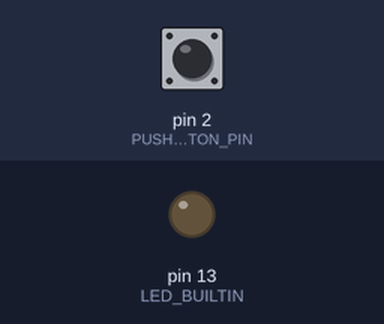
A sketch run on a simulated Arduino Uno, built with avr-gcc and run on an emulated ATmega328P. Shown: output pins drawn as LEDs (lit = HIGH). Inputs (shaded band) come from the test bench; at power-on: pin 2 (PUSH_BUTTON_PIN) LOW.

Above: at 1.2 s.
1.3 s: pin 2 (PUSH_BUTTON_PIN) pulled HIGH for 0.15 s
At 1.37 s:
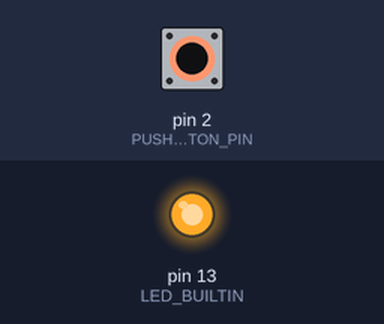
2.9 s: pin 2 (PUSH_BUTTON_PIN) pulled HIGH for 3.2 s
At 6.6 s:
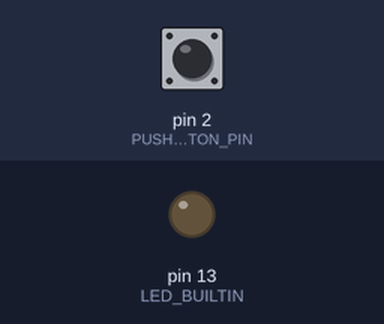
Timing chart, 0 to 8.1 s (numbered marks = the images above; inputs shaded):
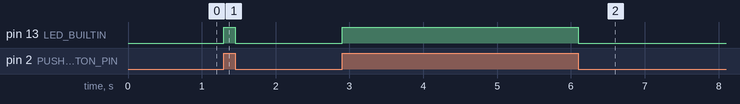

Measured:
- after the input at 1.3 s, pin 13 (LED_BUILTIN): LOW → HIGH at once, → LOW 0.15 s later
- after the input at 2.9 s, pin 13 (LED_BUILTIN): LOW → HIGH at once, → LOW 3.2 s later

The sketch:

PushButtonLED_V2_NoUselessCalls.ino
```cpp
/* ORIGINAL:
const int LED_PIN = LED_BUILTIN;
const int PUSH_BUTTON_PIN = 2;

void setup() {
	pinMode(LED_PIN, OUTPUT);
	pinMode(PUSH_BUTTON_PIN, INPUT);
	digitalWrite(LED_PIN, LOW);
}
void loop() {
	static int currentPushButtonState = 0;
	static int lastPushButtonState = 0;

	currentPushButtonState = digitalRead(PUSH_BUTTON_PIN);
	if (currentPushButtonState != lastPushButtonState) {
		digitalWrite(LED_PIN, currentPushButtonState);
		lastPushButtonState = currentPushButtonState;
	}
}
*/

const int LED_PIN = LED_BUILTIN;
const int PUSH_BUTTON_PIN = 2;

// Peripherie Interface
class Peripheral {
public:
  virtual void setup() = 0; // Setup-Methode (reine virtuelle Funktion)
};

// LED Klasse
class LED : public Peripheral {
private: int pin;

public: LED(int pin) : pin(pin) {}

  void setup() {
    pinMode(pin, OUTPUT);
  }

  void on() {
    digitalWrite(pin, HIGH);
  }

  void off() {
    digitalWrite(pin, LOW);
  }
};

// Button Klasse
class Button : public Peripheral {
private:
  int pin;

public:
  Button(int pin) : pin(pin) {}

  // Button muss setup() aus Peripheral implementieren
  void setup() {
    pinMode(pin, INPUT);
  }

  bool isPressed() {
    return digitalRead(pin) == HIGH;
  }
};

// Sketch Klasse
class OnOffNoUselessCalls {
private:
  LED ledOnBoard;
  Button button;

public: OnOffNoUselessCalls() : ledOnBoard(LED_PIN), button(PUSH_BUTTON_PIN) {}

    void setup() {
        ledOnBoard.setup();
        button.setup();
    }

    // ohne unnötige Aufrufe
  void loop() {
    if (button.isPressed()) {
      ledOnBoard.on();
    } else {
      ledOnBoard.off();
    }
  }
};

OnOffNoUselessCalls onOffNoUselessCallsSketch;

void setup() {
  onOffNoUselessCallsSketch.setup();
}

void loop() {
  onOffNoUselessCallsSketch.loop();
}
```
